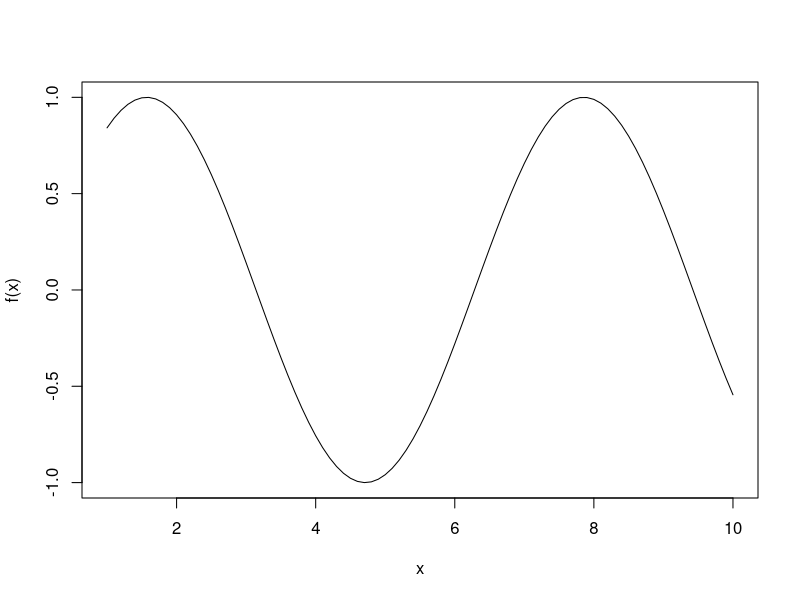

Write the R code that produced this figure.
#1
#f(x) = sin(x)
f <- function(x){
  hasil <- sin(x)
  return(hasil)
}
input <- seq(1, 10, 0.1)
plot(input, 
     sapply(input, f), type = "l", xlab = "x", ylab = "f(x)")